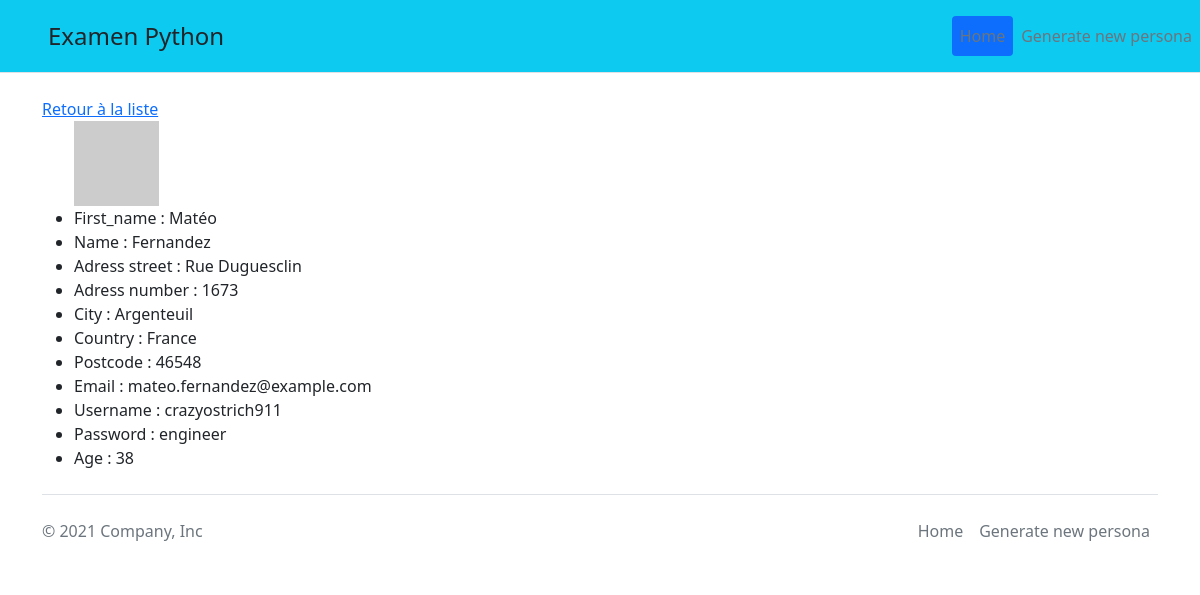
Page /details/31/ on the committed database.
### persona_app/models.py (models this page shows)
class Persona(models.Model):
    first_name = models.CharField(max_length=20)
    last_name = models.CharField(max_length=50)
    address_street = models.CharField(max_length=50)
    address_number = models.IntegerField()
    city = models.CharField(max_length=50)
    country = models.CharField(max_length=50)
    postcode = models.CharField(max_length=50)
    email = models.EmailField()
    username = models.CharField(max_length=50)
    password = models.CharField(max_length=20)
    age = models.PositiveIntegerField()
    picture = models.CharField(max_length=50)

### persona_app/views.py (the view)
# urls.py: path('details/<int:id>/', views.persona_details, name='persona_details'),
def persona_details(request, id):
    person = Persona.objects.get(id=id)
    context = {
        'person_details': person
    }
    print(context)
    return render(request, 'persona_app/persona_details.html', context)

### persona_app/templates/persona_app/persona_details.html
{% extends 'base.html' %} {% block title %}Persona details{% endblock title %}
{% block content %}
<a href="{% url 'url_list' %}">Retour à la liste</a>
<ul>
  <img src="{{ person_details.picture }}" alt="{{ person_details.picture }}"/>
  <li>First_name : {{ person_details.first_name }}</li>
  <li>Name : {{ person_details.last_name }}</li>
  <li>Adress street : {{ person_details.address_street }}</li>
  <li>Adress number : {{ person_details.address_number }}</li>
  <li>City : {{ person_details.city }}</li>
  <li>Country : {{ person_details.country }}</li>
  <li>Postcode : {{ person_details.postcode }}</li>
  <li>Email : {{ person_details.email }}</li>
  <li>Username : {{ person_details.username }}</li>
  <li>Password : {{ person_details.password }}</li>
  <li>Age : {{ person_details.age }}</li>
</ul>
{% endblock content %}

### rows in the picture
Persona: first_name "Matéo", last_name "Fernandez", address_street "Rue Duguesclin", address_number "1673", city "Argenteuil", country "France", postcode "46548", email "mateo.fernandez@example.com", username "crazyostrich911", password "engineer", age "38"
